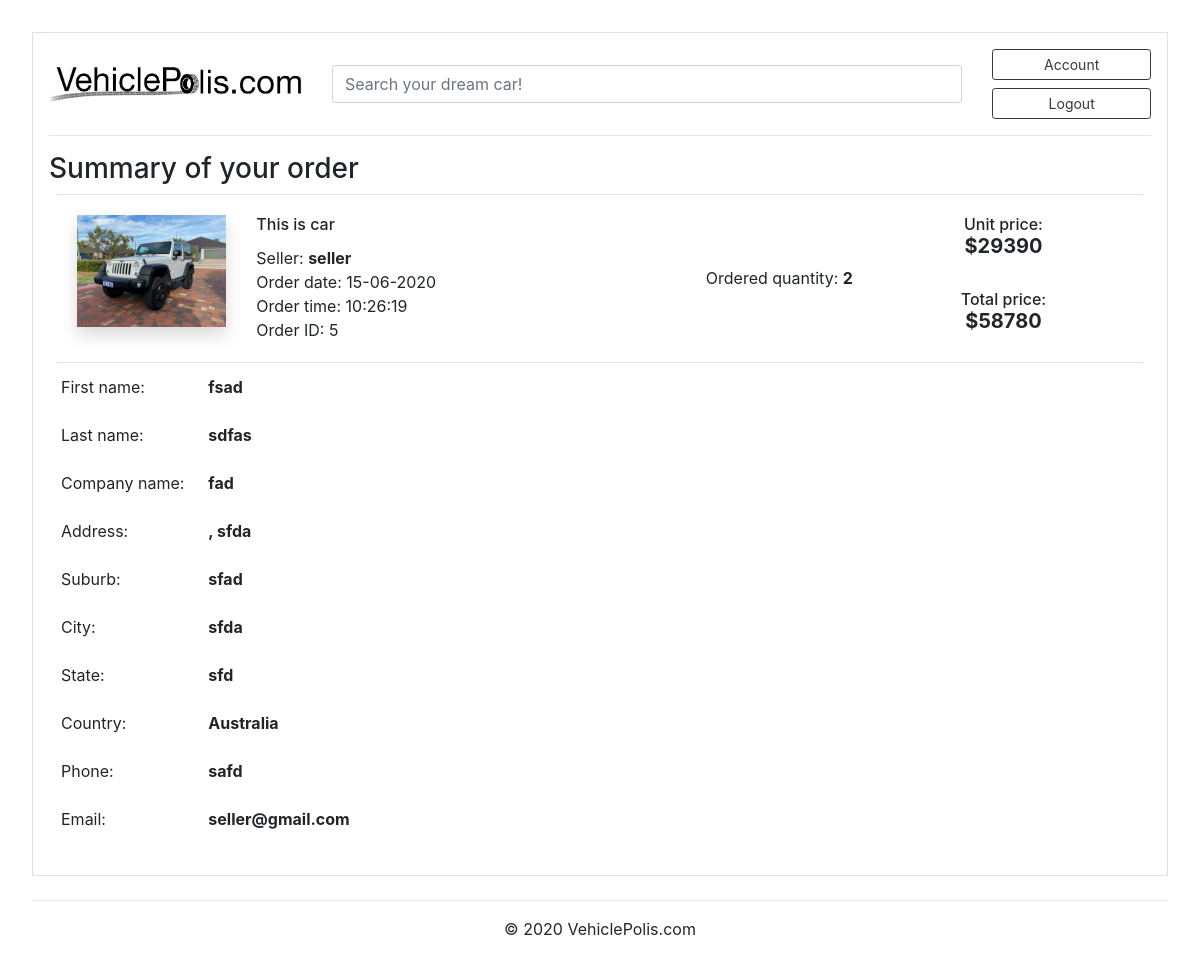
The app's page /order_details/5 (signed in), older data.
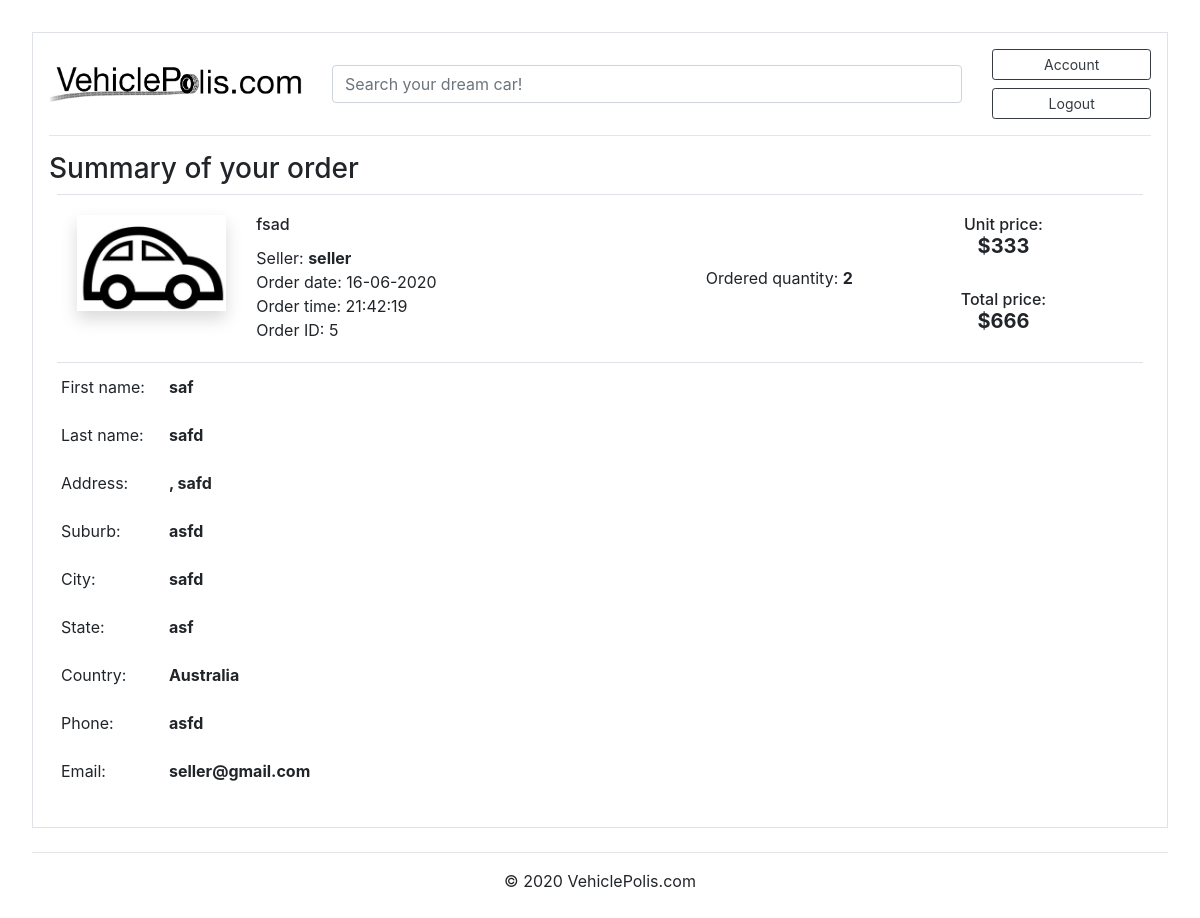
The same page, newer data.
### marketplace/models.py (models this page shows, shortened)
class Post(db.Model):
    id = db.Column(db.Integer, primary_key=True)
    condition = db.Column(db.String(100), nullable=False)
    title = db.Column(db.String(100), nullable=False)
    make = db.Column(db.String(100), nullable=False)
    model = db.Column(db.String(100), nullable=False)
    price = db.Column(db.Integer(), nullable=False)
    year = db.Column(db.Integer(), nullable=False)
    ODO = db.Column(db.Integer(), nullable=False)
    category = db.Column(db.String(100), nullable=False)
    fuel = db.Column(db.String(100), nullable=False)
    transmission = db.Column(db.String(100), nullable=False)
    quantity = db.Column(db.Integer(), nullable=False)
    date_posted = db.Column(db.DateTime, nullable=False, default=datetime.now)
    description = db.Column(db.Text, nullable=True)
    image_file = db.Column(db.String(20), nullable=False, default='default.png')
    user_id = db.Column(db.Integer, db.ForeignKey('user.id'), nullable=False)
    orders = db.relationship('Order', backref='item', lazy=True)
    reviews = db.relationship('Review', backref='item', lazy=True)

class Order(db.Model):
    id = db.Column(db.Integer, primary_key=True)
    quantity = db.Column(db.Integer(), nullable=False)
    first_name = db.Column(db.String(100), nullable=False)
    last_name = db.Column(db.String(100), nullable=False)
    company_name = db.Column(db.String(100), nullable=True)
    address1 = db.Column(db.String(100), nullable=False)
    address2 = db.Column(db.String(100), nullable=False)
    suburb = db.Column(db.String(100), nullable=False)
    city = db.Column(db.String(100), nullable=False)
    state = db.Column(db.String(100), nullable=False)
    country = db.Column(db.String(100), nullable=False)
    phone = db.Column(db.String(100), nullable=False)
    email = db.Column(db.String(100), nullable=False)
    date_posted = db.Column(db.DateTime, nullable=False, default=datetime.now)
    item_id = db.Column(db.Integer, db.ForeignKey('post.id'), nullable=False)
    user_id = db.Column(db.Integer, db.ForeignKey('user.id'), nullable=False)
    reviews = db.relationship('Review', backref='order', lazy=True)

### marketplace/routes.py (the view)
@app.route("/order_details/<int:order_id>", methods=['GET','POST'])
def order_details(order_id):
    searchform = SearchForm()
    order = Order.query.order_by(Order.id.desc()).filter(Order.id == order_id).first()
    if order.author != current_user:
        abort(403)
    return render_template('order_details.html', searchform=searchform, order=order)

### marketplace/forms.py
class SearchForm(FlaskForm):
    text = StringField('Search')
    submit = SubmitField('Search')

### marketplace/models.py (called while the page is built)
@login_manager.user_loader
def load_user(user_id):
    return User.query.get(int(user_id))

### marketplace/templates/order_details.html
{% extends "base.html" %}
{% block content %}
<h3 class="account-heading">Summary of your order</h3>
  <div class="row border-top border-bottom mx-2">
    <div class="card border-0">
        <div class="card-body">
            <div class="row">
                <div class="col-xl-2 col-lg-2 col-xs-2 mp-2">
                <img class="shadow img-fluid" src="{{ url_for('static', filename='images/' + order.item.image_file) }}" alt="Card image cap">
                </div>
                <div class="col-xl-5 col-lg-5 col-xs-5">
                    <h6 class="card-title">{{ order.item.title }}</h6>
                    Seller: <strong>{{ order.author.username }}</strong><br>
                    Order date: {{ order.date_posted.strftime('%d-%m-%Y') }} <br>
                    Order time: {{ order.date_posted.strftime("%H:%M:%S") }} <br>
                    Order ID: {{order.id}}
                </div>
                <div class="col-xl-2 col-lg-2 col-xs-2 my-auto" align="center">
                    Ordered quantity: <strong>{{ order.quantity }}</strong>
                </div>
                <div class="col-xl-3 col-lg-3 col-xs-3 my-auto" align="center">
                    <h6>Unit price:<strong><h5> ${{ order.item.price }}</strong></h5></h6><br>
                    <h6>Total price:<strong><h5> ${{ order.item.price*order.quantity }}</strong></h5></h6>
                </div>
            </div>
        </div>
    </div>
</div>
<div class="row justify-content-md">
    <div class="col-md-auto">
        <table class="table table-borderless">
            <tbody>
                <tr>
                    <td>First name:</td>
                    <td><strong>{{order.first_name}}</strong></td>
                </tr>
                <tr>
                    <td>Last name:</td>
                    <td><strong>{{order.last_name}}</strong></td>
                </tr>
                {% if order.company_name %}
                <tr>
                    <td>Company name:</td>
                    <td><strong>{{order.company_name}}</strong></td>
                </tr>
                {% endif %}
                <tr>
                    <td>Address:</td>
                    <td><strong>{{order.address2}}, {{order.address1}}</strong></td>
                </tr>
                <tr>
                    <td>Suburb:</td>
                    <td><strong>{{order.suburb}}</strong></td>
                </tr>
                <tr>
                    <td>City:</td>
                    <td><strong>{{order.city}}</strong></td>
                </tr>
                <tr>
                    <td>State:</td>
                    <td><strong>{{order.state}}</strong></td>
                </tr>
                <tr>
                    <td>Country:</td>
                    <td><strong>{{order.country}}</strong></td>
                </tr>
                <tr>
                    <td>Phone:</td>
                    <td><strong>{{order.phone}}</strong></td>
                </tr>
                <tr>
                    <td>Email:</td>
                    <td><strong>{{order.email}}</strong></td>
                </tr>
            </tbody>
        </table>
    </div>
</div>
{% endblock %}

Row changes from the older to the newer data that the page shows:
no longer on this page (row edited): Post: image_file (picture), item "This is car", item.price "29390", order.item.price*order.quantity "58780"
added Post: image_file (placeholder picture), item "fsad", item.price "333", order.item.price*order.quantity "666"
changed Order "safd": date_posted "15-06-2020" → "16-06-2020"; date_posted "10:26:19" → "21:42:19"; first_name "fsad" → "saf"; last_name "sdfas" → "safd"; address1 "sfda" → "safd"; suburb "sfad" → "asfd"; city "sfda" → "safd"; state "sfd" → "asf"; phone "safd" → "asfd"; company_name "fad" → (not shown)
Text that changed along with them:
text no longer shown: "Company name:"
